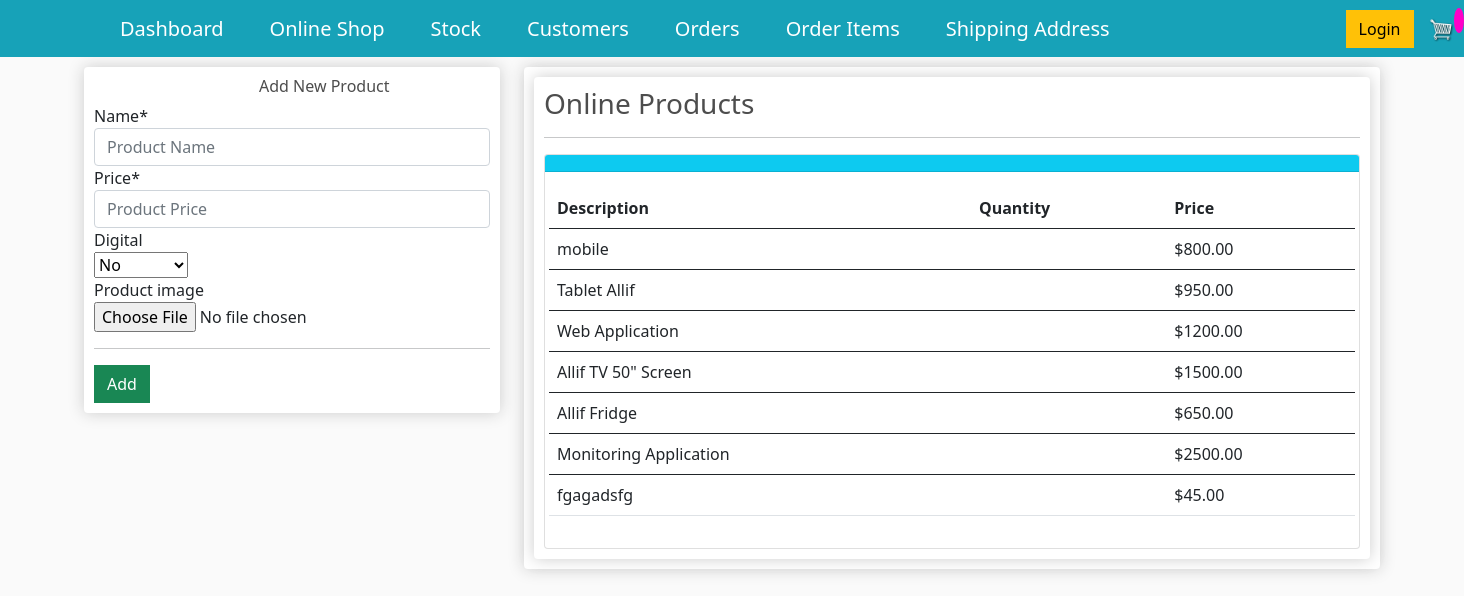
Screenshot of /stock_online/ with the database file from the repository.
### store/models.py (models this page shows, shortened)
class Product(models.Model):
    name = models.CharField(max_length=255, null=True)
    price=models.DecimalField(max_digits=7,decimal_places=2)
    digital = models.BooleanField(default=False,blank=True, null=True)#If the item is digital, we dont need to ship
    product_image=models.ImageField(null=True, blank=True)

### store/views.py (the view)
# urls.py: path('stock_online/', views.stock_online, name="stock_online"),
def stock_online(request):
    title="Allifmaal Online Stock"
    form=AddOnlineStockForm(request.POST or None)
    items = Product.objects.all()
    if form.is_valid():
        form.save()
        messages.success(request, 'Customer added successfully')
        return redirect('stock_online')
    context={
        "title": title,
        "form":form,
        "items":items,
        }
    return render(request,'store/stock_online.html',context)

### store/forms.py
class AddOnlineStockForm(forms.ModelForm): #the forms here is the one imported up there.
    class Meta:
        model = Product
        fields = ['name','price','digital','product_image']
        widgets={
            'name':forms.TextInput(attrs={'class':'form-control','placeholder':'Product Name'}),
            'price':forms.TextInput(attrs={'class':'form-control','placeholder':'Product Price'}),
        }

### store/templates/store/stock_online.html (shortened to what this page needs)
{% extends "store/main.html"%}
{% load crispy_forms_tags %}
{% load static %}
{% block content %}
<div class="row">
	<div class="col-lg-4">
		<div class="box-element" id="form-wrapper">
                <div id="user-info">
                <h6 style="padding-left:165px">Add New Product</h6>
                <form method='POST' action=''> {% csrf_token %}
                    {{form|crispy}}
                </div>
                <hr>
                <input id="form-button" class="btn btn-success btn-block" type="submit" value="Add">
		</div>
        <br>
	</div>
	<div class="col-lg-8">
		<div class="box-element">
            <div class="box-element">
        <h3>Online Products</h3>
        <hr>
            <div class="card">
                <div class="card-header bg-info text-white">
                </div>
                <div class="card-body">
                    <div class="row">
                       <table class="table table-hover">
                        <thead>
                          <tr>
                            <th scope="col">Description</th>
                            <th scope="col">Quantity</th>
                            <th scope="col">Price</th>
                          </tr>
                        </thead>
                        <tbody>
                            {% for item in items %}
                            <tr>
                            <td>{{item.name}}</td>
                            <td>{{item.quantity}}</td>
                            <td>${{item.price}}</td>
                          </tr>
                        </tbody>
                        {% endfor %}
                      </table>
                </div>
            </div>
        </div>
            </div>
		</div>
	</div>
</div>
{% endblock %}

### store/static/css/main.css (style rules this page uses)
body { background-color: hsl(0, 0%, 98%); }
h1,h2,h3,h4,h5,h6 { color:hsl(0, 0%, 30%); }
.box-element { box-shadow:hsl(0, 0%, 80%) 0 0 16px; background-color: #fff; border-radius: 4px; padding: 10px; }
.col-lg-4, .col-lg-6, .col-lg-8, .col-lg-12 { margin-top: 10px; }
.btn { border-radius: 0; }

### rows the page displays
Product: name "mobile", price "800.00"
Product: name "Tablet Allif", price "950.00"
Product: name "Web Application", price "1200.00"
Product: name "Allif TV 50\" Screen", price "1500.00"
Product: name "Allif Fridge", price "650.00"
Product: name "Monitoring Application", price "2500.00"
Product: name "fgagadsfg", price "45.00"
